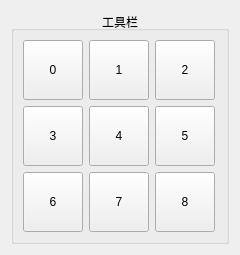
<?xml version="1.0" encoding="UTF-8"?>
<ui version="4.0">
 <class>ToolManager</class>
 <widget class="QWidget" name="ToolManager">
  <property name="geometry">
   <rect>
    <x>0</x>
    <y>0</y>
    <width>240</width>
    <height>255</height>
   </rect>
  </property>
  <property name="sizePolicy">
   <sizepolicy hsizetype="Preferred" vsizetype="Minimum">
    <horstretch>0</horstretch>
    <verstretch>0</verstretch>
   </sizepolicy>
  </property>
  <property name="windowTitle">
   <string>Form</string>
  </property>
  <layout class="QVBoxLayout" name="verticalLayout">
   <item>
    <widget class="QGroupBox" name="groupBox">
     <property name="enabled">
      <bool>true</bool>
     </property>
     <property name="title">
      <string>工具栏</string>
     </property>
     <property name="alignment">
      <set>Qt::AlignCenter</set>
     </property>
     <layout class="QGridLayout" name="gridLayout_2">
      <item row="1" column="0">
       <widget class="QToolButton" name="Circle">
        <property name="sizePolicy">
         <sizepolicy hsizetype="Minimum" vsizetype="Minimum">
          <horstretch>0</horstretch>
          <verstretch>0</verstretch>
         </sizepolicy>
        </property>
        <property name="minimumSize">
         <size>
          <width>60</width>
          <height>60</height>
         </size>
        </property>
        <property name="maximumSize">
         <size>
          <width>60</width>
          <height>60</height>
         </size>
        </property>
        <property name="contextMenuPolicy">
         <enum>Qt::DefaultContextMenu</enum>
        </property>
        <property name="toolTip">
         <string>圆形标注</string>
        </property>
        <property name="toolTipDuration">
         <number>10</number>
        </property>
        <property name="statusTip">
         <string>新建圆形标注</string>
        </property>
        <property name="text">
         <string>3</string>
        </property>
        <property name="icon">
         <iconset resource="rsc.qrc">
          <normaloff>:/icon/CIrcle</normaloff>:/icon/CIrcle</iconset>
        </property>
        <property name="iconSize">
         <size>
          <width>40</width>
          <height>40</height>
         </size>
        </property>
        <property name="checkable">
         <bool>true</bool>
        </property>
        <property name="checked">
         <bool>false</bool>
        </property>
       </widget>
      </item>
      <item row="1" column="1">
       <widget class="QToolButton" name="Draw">
        <property name="sizePolicy">
         <sizepolicy hsizetype="Minimum" vsizetype="Minimum">
          <horstretch>0</horstretch>
          <verstretch>0</verstretch>
         </sizepolicy>
        </property>
        <property name="minimumSize">
         <size>
          <width>60</width>
          <height>60</height>
         </size>
        </property>
        <property name="maximumSize">
         <size>
          <width>60</width>
          <height>60</height>
         </size>
        </property>
        <property name="toolTip">
         <string>分割标注画笔</string>
        </property>
        <property name="toolTipDuration">
         <number>10</number>
        </property>
        <property name="statusTip">
         <string>分割标注画笔</string>
        </property>
        <property name="text">
         <string>4</string>
        </property>
        <property name="icon">
         <iconset resource="rsc.qrc">
          <normaloff>:/icon/Brush</normaloff>:/icon/Brush</iconset>
        </property>
        <property name="iconSize">
         <size>
          <width>40</width>
          <height>40</height>
         </size>
        </property>
        <property name="checkable">
         <bool>true</bool>
        </property>
        <property name="checked">
         <bool>false</bool>
        </property>
       </widget>
      </item>
      <item row="0" column="1">
       <widget class="QToolButton" name="Square">
        <property name="sizePolicy">
         <sizepolicy hsizetype="Minimum" vsizetype="Minimum">
          <horstretch>0</horstretch>
          <verstretch>0</verstretch>
         </sizepolicy>
        </property>
        <property name="minimumSize">
         <size>
          <width>60</width>
          <height>60</height>
         </size>
        </property>
        <property name="maximumSize">
         <size>
          <width>60</width>
          <height>60</height>
         </size>
        </property>
        <property name="toolTip">
         <string>正方标注</string>
        </property>
        <property name="toolTipDuration">
         <number>10</number>
        </property>
        <property name="statusTip">
         <string>新建正方标注</string>
        </property>
        <property name="text">
         <string>1</string>
        </property>
        <property name="icon">
         <iconset resource="rsc.qrc">
          <normaloff>:/icon/Rect</normaloff>:/icon/Rect</iconset>
        </property>
        <property name="iconSize">
         <size>
          <width>40</width>
          <height>40</height>
         </size>
        </property>
        <property name="checkable">
         <bool>true</bool>
        </property>
        <property name="checked">
         <bool>false</bool>
        </property>
       </widget>
      </item>
      <item row="0" column="0">
       <widget class="QToolButton" name="Mouse">
        <property name="sizePolicy">
         <sizepolicy hsizetype="Minimum" vsizetype="Minimum">
          <horstretch>0</horstretch>
          <verstretch>0</verstretch>
         </sizepolicy>
        </property>
        <property name="minimumSize">
         <size>
          <width>60</width>
          <height>60</height>
         </size>
        </property>
        <property name="maximumSize">
         <size>
          <width>60</width>
          <height>60</height>
         </size>
        </property>
        <property name="toolTip">
         <string>鼠标箭头</string>
        </property>
        <property name="toolTipDuration">
         <number>10</number>
        </property>
        <property name="statusTip">
         <string>鼠标箭头</string>
        </property>
        <property name="text">
         <string>0</string>
        </property>
        <property name="icon">
         <iconset resource="rsc.qrc">
          <normaloff>:/icon/Mouse</normaloff>:/icon/Mouse</iconset>
        </property>
        <property name="iconSize">
         <size>
          <width>40</width>
          <height>40</height>
         </size>
        </property>
        <property name="checkable">
         <bool>true</bool>
        </property>
        <property name="checked">
         <bool>false</bool>
        </property>
       </widget>
      </item>
      <item row="1" column="2">
       <widget class="QToolButton" name="Erase">
        <property name="sizePolicy">
         <sizepolicy hsizetype="Minimum" vsizetype="Minimum">
          <horstretch>0</horstretch>
          <verstretch>0</verstretch>
         </sizepolicy>
        </property>
        <property name="minimumSize">
         <size>
          <width>60</width>
          <height>60</height>
         </size>
        </property>
        <property name="maximumSize">
         <size>
          <width>60</width>
          <height>60</height>
         </size>
        </property>
        <property name="toolTip">
         <string>分割标注擦除</string>
        </property>
        <property name="toolTipDuration">
         <number>10</number>
        </property>
        <property name="statusTip">
         <string>分割标注擦除</string>
        </property>
        <property name="text">
         <string>5</string>
        </property>
        <property name="icon">
         <iconset resource="rsc.qrc">
          <normaloff>:/icon/Rubber</normaloff>:/icon/Rubber</iconset>
        </property>
        <property name="iconSize">
         <size>
          <width>40</width>
          <height>40</height>
         </size>
        </property>
        <property name="checkable">
         <bool>true</bool>
        </property>
        <property name="checked">
         <bool>false</bool>
        </property>
       </widget>
      </item>
      <item row="0" column="2">
       <widget class="QToolButton" name="Brush">
        <property name="sizePolicy">
         <sizepolicy hsizetype="Minimum" vsizetype="Minimum">
          <horstretch>0</horstretch>
          <verstretch>0</verstretch>
         </sizepolicy>
        </property>
        <property name="minimumSize">
         <size>
          <width>60</width>
          <height>60</height>
         </size>
        </property>
        <property name="maximumSize">
         <size>
          <width>60</width>
          <height>60</height>
         </size>
        </property>
        <property name="toolTip">
         <string>分割标注</string>
        </property>
        <property name="toolTipDuration">
         <number>10</number>
        </property>
        <property name="statusTip">
         <string>新建分割标注</string>
        </property>
        <property name="text">
         <string>2</string>
        </property>
        <property name="icon">
         <iconset resource="rsc.qrc">
          <normaloff>:/icon/DrawingPad</normaloff>:/icon/DrawingPad</iconset>
        </property>
        <property name="iconSize">
         <size>
          <width>40</width>
          <height>40</height>
         </size>
        </property>
        <property name="checkable">
         <bool>true</bool>
        </property>
        <property name="checked">
         <bool>false</bool>
        </property>
       </widget>
      </item>
      <item row="2" column="0">
       <widget class="QToolButton" name="ZoomIn">
        <property name="minimumSize">
         <size>
          <width>60</width>
          <height>60</height>
         </size>
        </property>
        <property name="maximumSize">
         <size>
          <width>60</width>
          <height>60</height>
         </size>
        </property>
        <property name="toolTip">
         <string>视图放大</string>
        </property>
        <property name="statusTip">
         <string>视图放大</string>
        </property>
        <property name="text">
         <string>6</string>
        </property>
        <property name="icon">
         <iconset resource="rsc.qrc">
          <normaloff>:/icon/ZoomIn</normaloff>:/icon/ZoomIn</iconset>
        </property>
        <property name="iconSize">
         <size>
          <width>40</width>
          <height>40</height>
         </size>
        </property>
        <property name="checkable">
         <bool>true</bool>
        </property>
       </widget>
      </item>
      <item row="2" column="1">
       <widget class="QToolButton" name="ZoomOut">
        <property name="minimumSize">
         <size>
          <width>60</width>
          <height>60</height>
         </size>
        </property>
        <property name="maximumSize">
         <size>
          <width>60</width>
          <height>60</height>
         </size>
        </property>
        <property name="toolTip">
         <string>视图缩小</string>
        </property>
        <property name="statusTip">
         <string>视图缩小</string>
        </property>
        <property name="text">
         <string>7</string>
        </property>
        <property name="icon">
         <iconset resource="rsc.qrc">
          <normaloff>:/icon/ZoomOut</normaloff>:/icon/ZoomOut</iconset>
        </property>
        <property name="iconSize">
         <size>
          <width>40</width>
          <height>40</height>
         </size>
        </property>
        <property name="checkable">
         <bool>true</bool>
        </property>
       </widget>
      </item>
      <item row="2" column="2">
       <widget class="QToolButton" name="Lens">
        <property name="minimumSize">
         <size>
          <width>60</width>
          <height>60</height>
         </size>
        </property>
        <property name="maximumSize">
         <size>
          <width>60</width>
          <height>60</height>
         </size>
        </property>
        <property name="toolTip">
         <string>放大镜</string>
        </property>
        <property name="statusTip">
         <string>放大镜</string>
        </property>
        <property name="text">
         <string>8</string>
        </property>
        <property name="icon">
         <iconset resource="rsc.qrc">
          <normaloff>:/icon/Lens</normaloff>:/icon/Lens</iconset>
        </property>
        <property name="iconSize">
         <size>
          <width>40</width>
          <height>40</height>
         </size>
        </property>
        <property name="checkable">
         <bool>true</bool>
        </property>
       </widget>
      </item>
     </layout>
    </widget>
   </item>
  </layout>
 </widget>
 <resources>
  <include location="rsc.qrc"/>
 </resources>
 <connections/>
</ui>
